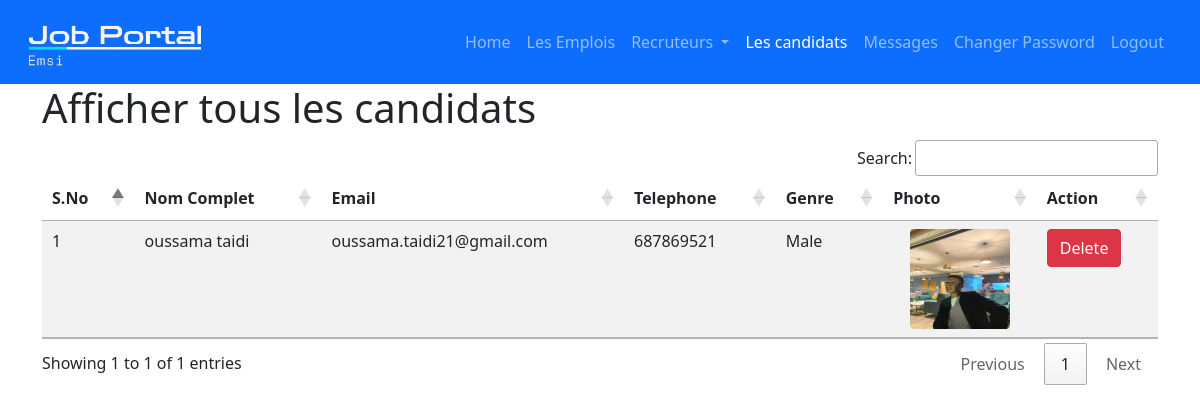
/view_users (signed in), run on the app's committed database.
### job/models.py (models this page shows, shortened)
class StudentUser(models.Model):
    user = models.ForeignKey(User,on_delete=models.CASCADE)
    mobile = models.IntegerField(max_length=15,null=True)
    image = models.FileField(null=True)
    gender = models.CharField(max_length=15,null=True)
    type = models.CharField(max_length=15,null=True)

### job/views.py (the view)
# urls.py: path('view_users',view_users,name='view_users'),
def view_users(request):
    if not request.user.is_authenticated:
        return redirect('admin_login')
    if not request.user.is_staff:
        return redirect('Logout')
    data = StudentUser.objects.all()
    d={'data':data,'nbar': 'views_users'}
    return render(request,'view_users.html',d)

### job/templates/view_users.html
{% load static %}
{% block body %}
{% include "admin_navigation.html" %}
<div class="container">
  <h1>Afficher tous les candidats </h1>
  <table id="example" class="table table-striped">
    <thead>
      <tr>
        <th>S.No</th>
        <th>Nom Complet</th>
        <th>Email </th>
        <th>Telephone</th>
        <th>Genre</th>
        <th>Photo</th>
        <th>Action</th>
      </tr>
    </thead>
    <tbody>
      {% for i in data %}
      <tr>
        <td>{{forloop.counter}}</td>
        <td>{{i.user.first_name}} {{i.user.last_name}}</td>
        <td>{{i.user.username}}</td>
        <td>{{i.mobile}}</td>
        <td>{{i.gender}}</td>
        {% if i.image.url != "" %}
        <td> <img src="{{i.image.url}}" class="rounded mx-auto d-block" style="width: 100px; height: 100px;" alt=""> </td>
        {% else %}
        <td>No Image</td>
        {% endif %}
        <td>  <a class="btn btn-danger" onclick="return confirm('Are You Sure?')" href="{% url 'delete_user' i.user.id %}">Delete</a> </td>
      </tr>
      {% endfor %}
    </tbody>
  </table>
</div>
{% endblock %}

### data on the page
StudentUser: user.first_name "oussama", user.last_name "taidi", user.username "oussama.taidi21@gmail.com", mobile "687869521", gender "Male", image (picture)
